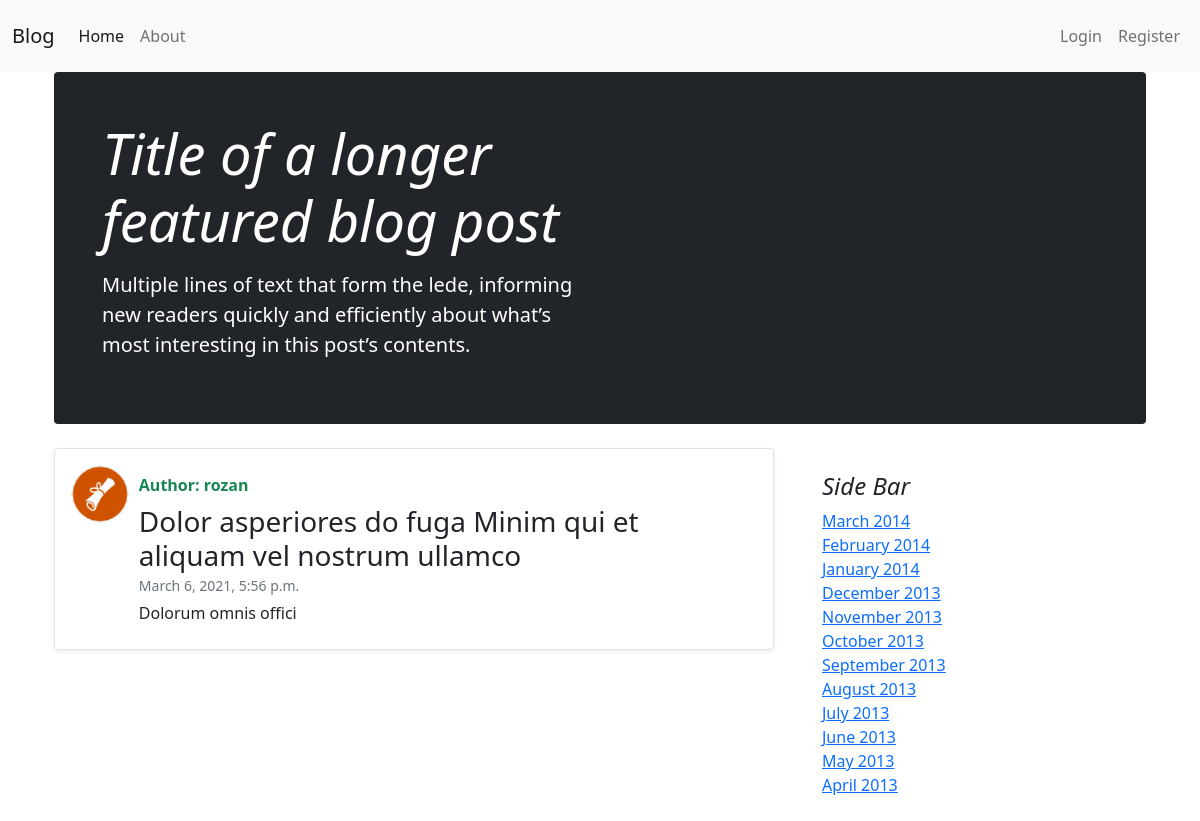
The app's page /blog/post/2/ with its own data.
### blog/models.py (models this page shows, shortened)
class Post(models.Model):
    title = models.CharField(max_length=100)
    content = models.TextField()
    date_posted = models.DateTimeField(auto_now_add=True)
    author = models.ForeignKey(User, on_delete=models.CASCADE)

### users/models.py (models this page shows, shortened)
class Profile(models.Model):
    user = models.OneToOneField(User, on_delete=models.CASCADE)
    image = models.ImageField(upload_to='profile_pics', default='default.png')

### blog/views.py (the view)
# urls.py: path('post/<int:pk>/', PostDetailView.as_view(), name='show'),
class PostDetailView(DetailView):
    model = Post
    template_name = 'blog/detail.html'
    context_object_name = 'post'

### basket/context_processors.py (called while the page is built)
def basket(request):
    return{
        'basket': Basket(request)
    }

### onlinestore/context_processors.py (called while the page is built)
def categories(request):
    return {
        'categories': Category.objects.all()
    }

### templates/blog/detail.html (shortened to what this page needs)
{% extends './base.html' %}
{% block 'content' %}
<main class="container">
    <div class="p-4 p-md-5 mb-4 text-white rounded bg-dark">
        <div class="col-md-6 px-0">
            <h1 class="display-4 fst-italic">Title of a longer featured blog post</h1>
            <p class="lead my-3">Multiple lines of text that form the lede, informing new readers quickly and
                efficiently about what’s most interesting in this post’s contents.</p>
        </div>
    </div>
    <div class="row">
        <div class="col-md-8">
            <div class="row g-0 border rounded overflow-hidden  mb-4 shadow-sm ">
                <div class="col-1">
                    <img class="bd-placeholder-img rounded-circle p-3" style="height:90px;" src="{{post.author.profile.image.url}}" alt="">
                </div>
                <div class="col p-4 d-flex flex-column position-static">
                    <strong class="d-inline-block mb-2 text-success">Author: {{post.author}}</strong>
                    <h3 class="mb-0">{{post.title}} </h3>
                    <div class="mb-1 text-muted"> <small>{{post.date_posted}}</small></div>
                    <p class="mb-auto">{{post.content}}</p>
                </div>
            </div>
        </div>
        <div class="col-md-4">
            <div class="p-4">
                <h4 class="fst-italic">Side Bar</h4>
                <ol class="list-unstyled mb-0">
                    <li><a href="#">March 2014</a></li>
                    <li><a href="#">February 2014</a></li>
                    <li><a href="#">January 2014</a></li>
                    <li><a href="#">December 2013</a></li>
                    <li><a href="#">November 2013</a></li>
                    <li><a href="#">October 2013</a></li>
                    <li><a href="#">September 2013</a></li>
                    <li><a href="#">August 2013</a></li>
                    <li><a href="#">July 2013</a></li>
                    <li><a href="#">June 2013</a></li>
                    <li><a href="#">May 2013</a></li>
                    <li><a href="#">April 2013</a></li>
                </ol>
            </div>
        </div>
    </div>
</main>
{% endblock %}

### records on screen
Post: author.profile.image (picture), author "rozan", title "Dolor asperiores do fuga Minim qui et aliquam vel nostrum ullamco", date_posted "March 6, 2021, 5:56 p.m.", content "Dolorum omnis offici"
